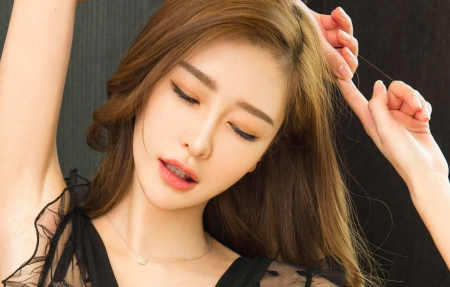
#> input picture Opencv/图片操作/hzz.jpg, 450 x 287 px
$ python '图片剪切.py'
#> lines starting #> are read from the running program, lines starting #| are printed output that depends on the picture
import cv2
img = cv2.imread('hzz.jpg', 1)
#> img is the input picture: shape (287, 450, 3); mean B, G, R 87.2, 111.2, 141.2
imgInfo = img.shape
#> imgInfo = (287, 450, 3)
dst = img[50:200, 100:300]
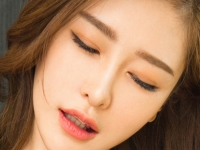
#> dst: shape (150, 200, 3); mean B, G, R 98.5, 129.2, 171.4
cv2.imshow('image', dst)
cv2.waitKey(0)
